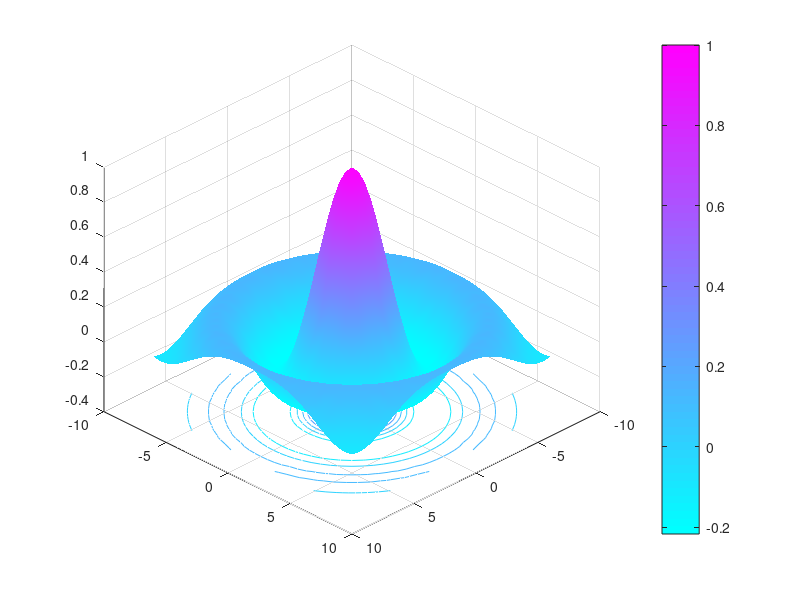

The MATLAB source for this figure:
figure
[X,Y] = meshgrid(-8:.5:8);
R = sqrt(X.^2 + Y.^2) + eps;
Z = sin(R)./R;
%mesh(X,Y,Z,'EdgeColor','black')
surfc(X,Y,Z)
shading interp
%colormap hsv
%colormap jet
colormap cool
colorbar
view([1 1 1])
%view([0 0 1])
%view([0 1 1])
